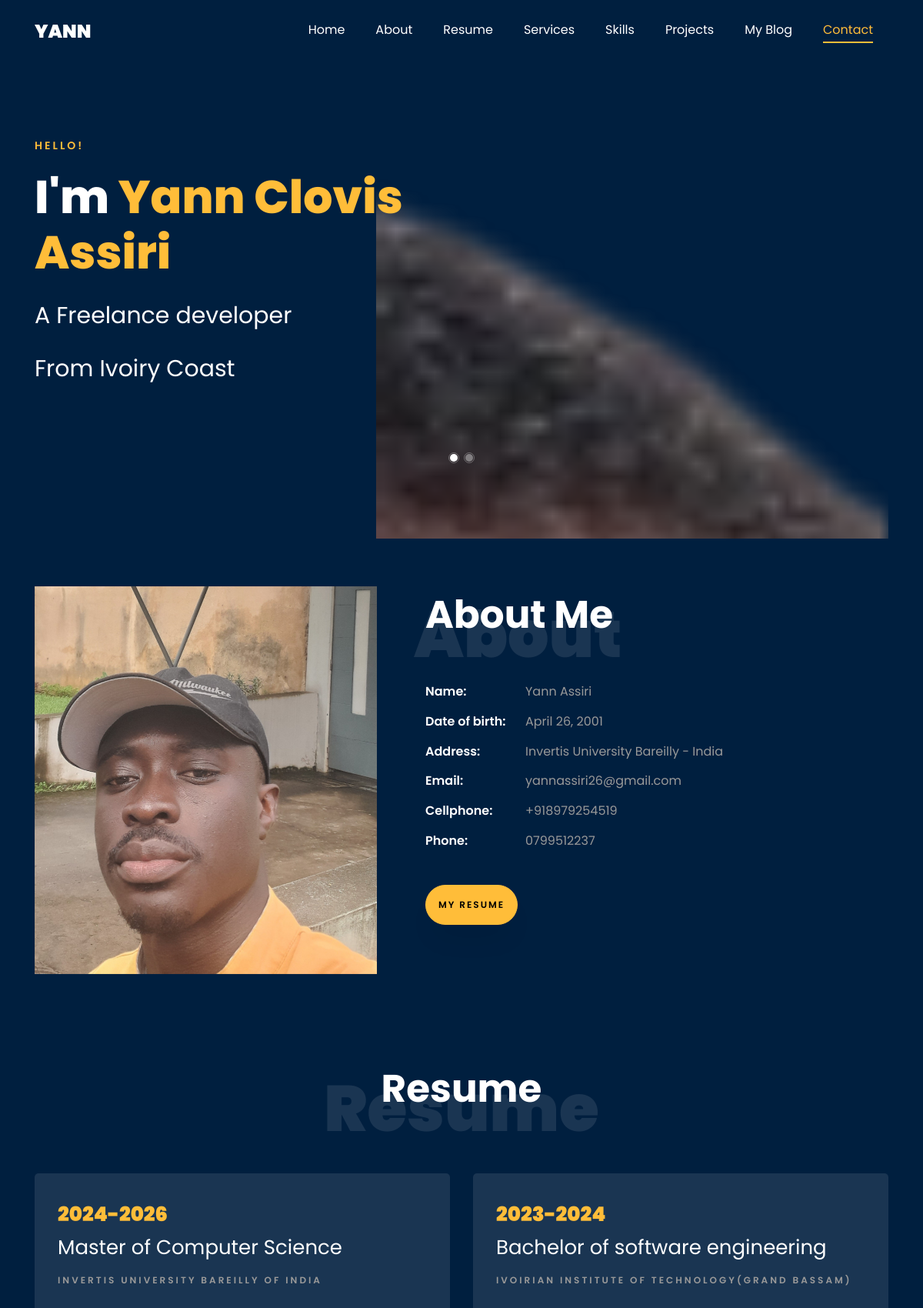
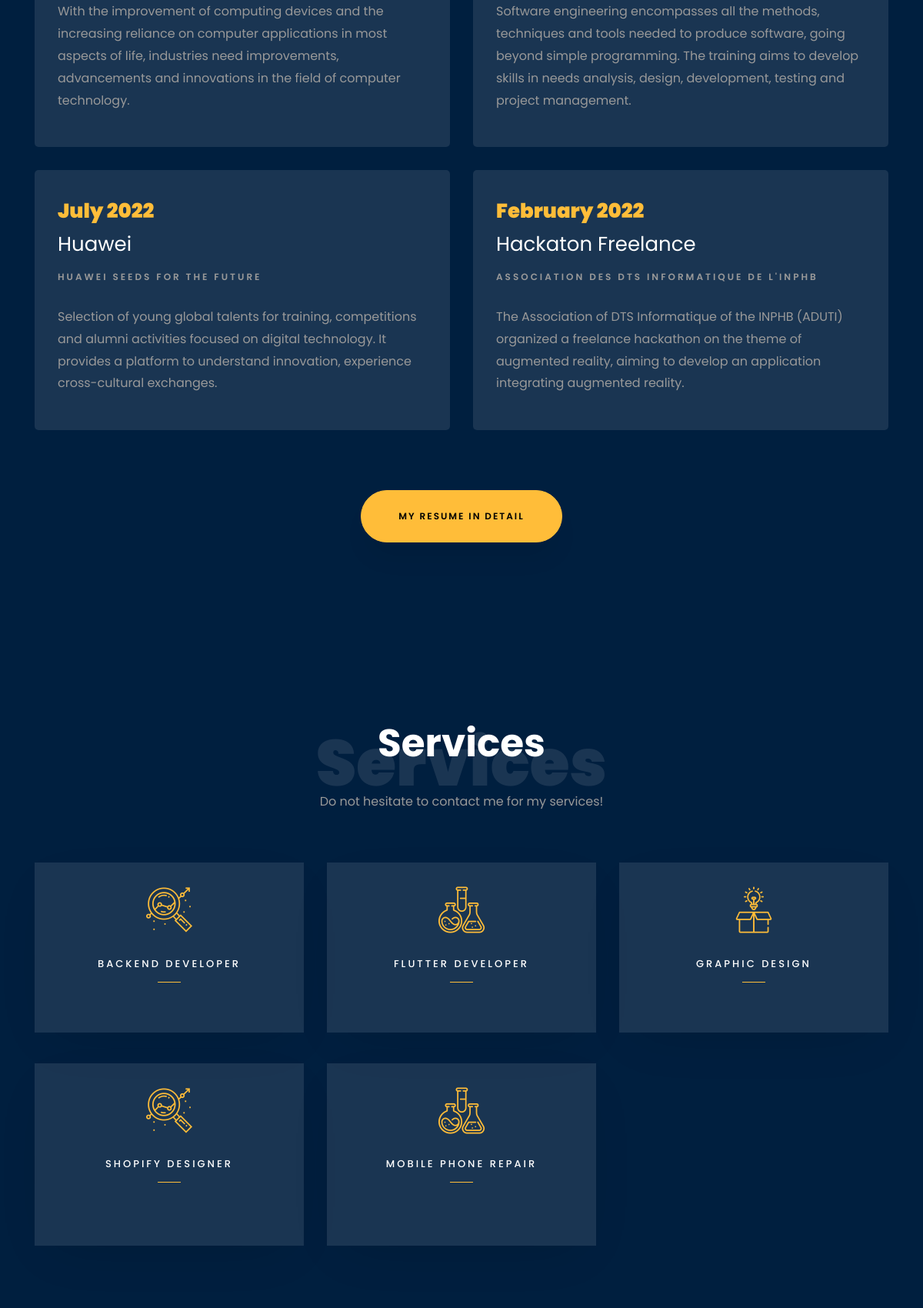
The page / (upper part) on the database its author committed (2 pictures, top to bottom).
### portefolio/models.py (models this page shows, shortened)
class about_me(models.Model):
    name = models.CharField(max_length=50)
    birthday = models.DateField()
    address = models.CharField(max_length=50)
    email =  models.EmailField(max_length=50)
    phone_number = models.CharField(max_length=50)
    cv =  models.FileField(upload_to='cv/')
    cellphone =  models.CharField(max_length=50)
    status  = models.BooleanField(default=True)
    date_add = models.DateTimeField(auto_now_add=True)
    date_update = models.DateTimeField(auto_now=True)

class resume(models.Model):
    year = models.CharField(max_length=50)
    diplome_or_post = models.CharField(max_length=50)
    entreprise_or_school = models.CharField(max_length=50)
    short_resume = models.CharField(max_length=250)
    status  = models.BooleanField(default=True)
    date_add = models.DateTimeField(auto_now_add=True)
    date_update = models.DateTimeField(auto_now=True)

class service(models.Model):
    icon = models.CharField(max_length=50)
    service_name = models.CharField(max_length=50)
    status  = models.BooleanField(default=True)
    date_add = models.DateTimeField(auto_now_add=True)
    date_update = models.DateTimeField(auto_now=True)

### portefolio/views.py (the view)
# urls.py: path('', index, name='index'),
def index(request):
    if not request.session.get('is_returning_visitor'):
        counter, created = VisitorCounter.objects.get_or_create(id=1)
        counter.total_visitors += 1
        counter.save()
        request.session['is_returning_visitor'] = True
        visitor_rank = counter.total_visitors
    else:
        visitor_rank = VisitorCounter.objects.get(id=1).total_visitors
    about = about_me.objects.all()
    resum  = resume.objects.all()
    serv = service.objects.all()
    skil = skill.objects.all()
    proj  = project.objects.all()
    blogg =  blog.objects.filter(status=True)
    testicard = testi_cards.objects.all()
    contac = get_object_or_404(contact, id=1)
    land = landing.objects.all()
    catal = catalog.objects.all()
    socialinks = SocialLink.objects.all()
    datas = {
        'about' :about,
        'resum' : resum,
        'serv' : serv,
        'skil' : skil,
        'proj' : proj,
        'blogg' :  blogg,
        'testicard' : testicard,
        'contac' : contac,
        'land' : land,
        'catal' : catal,
        'socialinks' : socialinks,
        'visitor_rank': visitor_rank,
     }
    return render(request, 'index.html', datas)

### portefolio/templates/index.html (shortened to what this page needs)
{% load static %}
<!DOCTYPE html>
<html lang="en">
  <head>
    <link
      rel="stylesheet"
      href="{% static 'css/open-iconic-bootstrap.min.css' %}"
    />
    <link rel="stylesheet" href="{% static 'css/animate.css' %}" />
    <link rel="stylesheet" href="{% static 'css/owl.carousel.min.css' %}" />
    <link
      rel="stylesheet"
      href="{% static 'css/owl.theme.default.min.css' %}"
    />
    <link rel="stylesheet" href="{% static 'css/magnific-popup.css' %}" />
    <link rel="stylesheet" href="{% static 'css/aos.css' %}" />
    <link rel="stylesheet" href="{% static 'css/ionicons.min.css' %}" />
    <link rel="stylesheet" href="{% static 'css/flaticon.css' %}" />
    <link rel="stylesheet" href="{% static 'css/icomoon.css' %}" />
    <link rel="stylesheet" href="{% static 'css/style.css' %}" />
    <link rel="stylesheet" href="{% static 'css/style.scss' %}" />
  </head>
  <body data-spy="scroll" data-target=".site-navbar-target" data-offset="300">
   <nav
  class="navbar navbar-expand-lg navbar-dark ftco_navbar ftco-navbar-light site-navbar-target fixed-top"
  id="ftco-navbar"
>
      <div class="container">
        <a class="navbar-brand" href="{% url 'index' %}">Yann</a>
        <div class="collapse navbar-collapse" id="ftco-nav">
          <ul class="navbar-nav nav ml-auto">
            <li class="nav-item">
              <a href="#home-section" class="nav-link"><span>Home</span></a>
            </li>
            <li class="nav-item">
              <a href="#about-section" class="nav-link"><span>About</span></a>
            </li>
            <li class="nav-item">
              <a href="#resume-section" class="nav-link"><span>Resume</span></a>
            </li>
            <li class="nav-item">
              <a href="#services-section" class="nav-link"
                ><span>Services</span></a
              >
            </li>
            <li class="nav-item">
              <a href="#skills-section" class="nav-link"><span>Skills</span></a>
            </li>
            <li class="nav-item">
              <a href="#projects-section" class="nav-link"
                ><span>Projects</span></a
              >
            </li>
            <li class="nav-item">
              <a href="#blog-section" class="nav-link"><span>My Blog</span></a>
            </li>
            <li class="nav-item">
              <a href="#contact-section" class="nav-link"
                ><span>Contact</span></a
              >
            </li>
          </ul>
        </div>
      </div>
    </nav>
    <section id="home-section" class="hero">
      <div class="home-slider owl-carousel">
        <div class="slider-item">
          <div class="container">
            <div
              class="row d-md-flex no-gutters slider-text align-items-end justify-content-end"
              data-scrollax-parent="true"
            >
              <div
                class="one-third js-fullheight order-md-last img"
                style="
                  background-image: url(static/images/IMG_20240104_122814-removebg.png);
                "
              >
              </div>
              <div
                class="one-forth d-flex align-items-center ftco-animate"
                data-scrollax=" properties: { translateY: '70%' }"
              >
                <div class="text">
                  <span class="subheading">Hello!</span>
                  <h1 class="mb-4 mt-3">I'm <span>Yann Clovis Assiri</span></h1>
                  <h2 class="mb-4">A Freelance developer</h2>
                  <h2 class="mb-4">From Ivoiry Coast</h2>
                </div>
              </div>
            </div>
          </div>
        </div>
      </div>
    </section>
    <section class="ftco-about img ftco-section ftco-no-pb" id="about-section">
      <div class="container">
        <div class="row d-flex">
          <div class="col-md-6 col-lg-5 d-flex">
            <div class="img-about img d-flex align-items-stretch">
              <div
                class="img d-flex align-self-stretch align-items-center"
                style="background-image: url(static/images/mee.jpg)"
              ></div>
            </div>
          </div>
          <div class="col-md-6 col-lg-7 pl-lg-5 pb-5">
            <div class="row justify-content-start pb-3">
              <div class="col-md-12 heading-section ftco-animate">
                <h1 class="big">About</h1>
                <h2 class="mb-4">About Me</h2>
                {% for item in about %}
                <ul class="about-info mt-4 px-md-0 px-2">
                  <li class="d-flex">
                    <span>Name:</span> <span>{{item.name}}</span>
                  </li>
                  <li class="d-flex">
                    <span>Date of birth:</span> <span>{{item.birthday}}</span>
                  </li>
                  <li class="d-flex">
                    <span>Address:</span>
                    <span>{{item.address}}</span>
                  </li>
                  <li class="d-flex">
                    <span>Email:</span> <span>{{item.email}}</span>
                  </li>
                  <li class="d-flex">
                    <span>Cellphone:</span> <span>{{item.cellphone}}</span>
                  </li>
                  <li class="d-flex">
                    <span>Phone: </span> <span>{{item.phone_number}}</span>
                  </li>
                </ul>
              </div>
            </div>
            <div class="counter-wrap ftco-animate d-flex mt-md-3">
              <div class="text">
                <p>
                  <a href="{% url 'download_cv' item.id %}" class="btn btn-primary py-3 px-3"
                    >My resume</a
                  >
                </p>
                {% endfor %}
              </div>
            </div>
          </div>
        </div>
      </div>
    </section>
    <section class="ftco-section ftco-no-pb" id="resume-section">
      <div class="container">
        <div class="row justify-content-center pb-5">
          <div class="col-md-10 heading-section text-center ftco-animate">
            <h1 class="big big-2">Resume</h1>
            <h2 class="mb-4">Resume</h2>
          </div>
        </div>
        <div class="row" style="display: flex; flex-wrap: wrap">
          {% for item in resum %}
          <div class="col-md-6">
            <div class="resume-wrap ftco-animate">
              <span class="date">{{item.year}}</span>
              <h2>{{item.diplome_or_post}}</h2>
              <span class="position">{{item.entreprise_or_school}}</span>
              <p class="mt-4">{{item.short_resume}}</p>
            </div>
          </div>
          {% endfor %}
        </div>
        <div class="row justify-content-center mt-5">
          <div class="col-md-6 text-center ftco-animate">
                      {% for item in about %}
            <p><a href="https://bold.pro/my/yannclovis-assiri" class="btn btn-primary py-4 px-5">My resume in detail</a></p>
          {% endfor %}
          </div>
        </div>
      </div>
    </section>
    <section class="ftco-section" id="services-section">
      <div class="container">
        <div class="row justify-content-center py-5 mt-5">
          <div class="col-md-12 heading-section text-center ftco-animate">
            <h1 class="big big-2">Services</h1>
            <h2 class="mb-4">Services</h2>
            <p>
              Do not hesitate to contact me for my services!
            </p>
          </div>
        </div>
        <div class="row">
          {% for item in serv %}
          <div class="col-md-4 text-center d-flex ftco-animate">
            <a href="#" class="services-1">
              <span class="icon">
                <i class="{{item.icon}}"></i>
              </span>
              <div class="desc">
                <h3 class="mb-5">{{item.service_name}}</h3>
              </div>
            </a>
          </div>
          {% endfor %}
        </div>
      </div>
    </section>
  </body>
</html>

### rows shown on the page
about_me: name "Yann Assiri", birthday "April 26, 2001", address "Invertis University Bareilly - India", email "yannassiri26@gmail.com", cellphone "+918979254519", phone_number "0799512237"
resume: year "2024-2026", diplome_or_post "Master of Computer Science", entreprise_or_school "INVERTIS UNIVERSITY BAREILLY OF INDIA", short_resume "With the improvement of computing devices and the increasing reliance on computer applications in most aspects of life, industries need improvements, advancements and innovations in the field of computer technology."
resume: year "2023-2024", diplome_or_post "Bachelor of software engineering", entreprise_or_school "IVOIRIAN INSTITUTE OF TECHNOLOGY(GRAND BASSAM)", short_resume "Software engineering encompasses all the methods, techniques and tools needed to produce software, going beyond simple programming. The training aims to develop skills in needs analysis, design, development, testing and project management."
resume: year "July 2022", diplome_or_post "Huawei", entreprise_or_school "HUAWEI SEEDS FOR THE FUTURE", short_resume "Selection of young global talents for training, competitions and alumni activities focused on digital technology. It provides a platform to understand innovation, experience cross-cultural exchanges."
resume: year "February 2022", diplome_or_post "Hackaton Freelance", entreprise_or_school "ASSOCIATION DES DTS INFORMATIQUE DE L'INPHB", short_resume "The Association of DTS Informatique of the INPHB (ADUTI) organized a freelance hackathon on the theme of augmented reality, aiming to develop an application integrating augmented reality."
service: service_name "BACKEND DEVELOPER"
service: service_name "FLUTTER DEVELOPER"
service: service_name "GRAPHIC DESIGN"
service: service_name "SHOPIFY DESIGNER"
service: service_name "MOBILE PHONE REPAIR"
